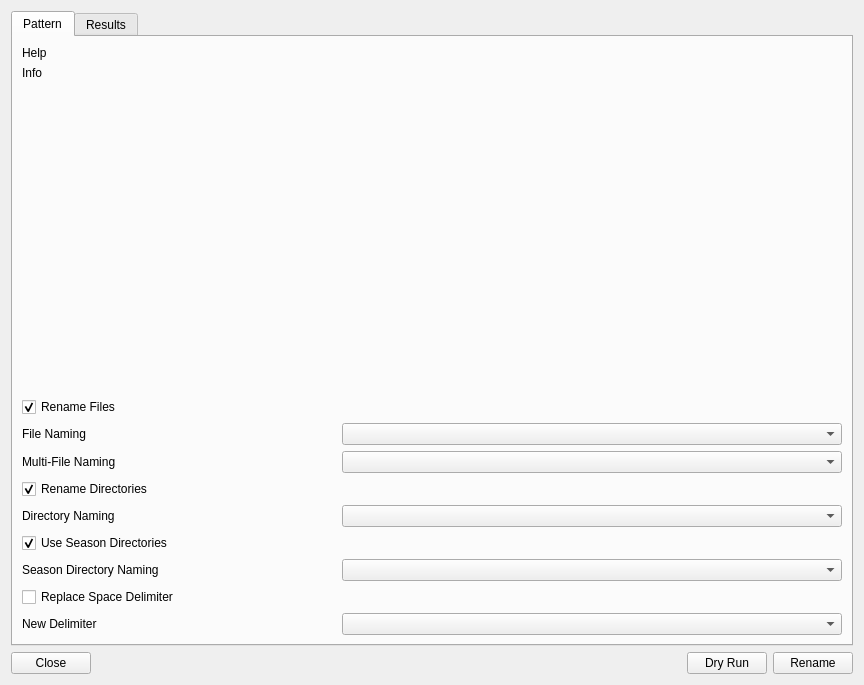
<?xml version="1.0" encoding="UTF-8"?>
<ui version="4.0">
 <class>RenamerDialog</class>
 <widget class="QDialog" name="RenamerDialog">
  <property name="windowModality">
   <enum>Qt::WindowModal</enum>
  </property>
  <property name="geometry">
   <rect>
    <x>0</x>
    <y>0</y>
    <width>864</width>
    <height>685</height>
   </rect>
  </property>
  <property name="windowTitle">
   <string>Renamer</string>
  </property>
  <property name="windowIcon">
   <iconset resource="../../../data/MediaElch.qrc">
    <normaloff>:/img/MediaElch.png</normaloff>:/img/MediaElch.png</iconset>
  </property>
  <property name="modal">
   <bool>true</bool>
  </property>
  <layout class="QVBoxLayout" name="verticalLayout" stretch="0,0">
   <item>
    <widget class="QTabWidget" name="tabWidget">
     <property name="currentIndex">
      <number>0</number>
     </property>
     <widget class="QWidget" name="tabPattern">
      <attribute name="title">
       <string>Pattern</string>
      </attribute>
      <layout class="QVBoxLayout" name="verticalLayout_2" stretch="0,0,1,0,0">
       <item>
        <widget class="QLabel" name="helpLabel">
         <property name="text">
          <string notr="true">Help</string>
         </property>
         <property name="wordWrap">
          <bool>true</bool>
         </property>
         <property name="openExternalLinks">
          <bool>true</bool>
         </property>
        </widget>
       </item>
       <item>
        <widget class="QLabel" name="infoLabel">
         <property name="text">
          <string notr="true">Info</string>
         </property>
         <property name="wordWrap">
          <bool>true</bool>
         </property>
        </widget>
       </item>
       <item>
        <widget class="RenamerPlaceholders" name="placeholders" native="true">
         <property name="minimumSize">
          <size>
           <width>0</width>
           <height>200</height>
          </size>
         </property>
        </widget>
       </item>
       <item>
        <layout class="QGridLayout" name="gridLayout">
         <item row="8" column="0">
          <widget class="QLabel" name="label_4">
           <property name="text">
            <string>New Delimiter</string>
           </property>
          </widget>
         </item>
         <item row="5" column="0">
          <widget class="QCheckBox" name="chkSeasonDirectories">
           <property name="text">
            <string>Use Season Directories</string>
           </property>
           <property name="checked">
            <bool>true</bool>
           </property>
          </widget>
         </item>
         <item row="1" column="1">
          <widget class="PlaceholderLineEdit" name="fileNaming">
           <property name="sizePolicy">
            <sizepolicy hsizetype="MinimumExpanding" vsizetype="Fixed">
             <horstretch>0</horstretch>
             <verstretch>0</verstretch>
            </sizepolicy>
           </property>
           <property name="minimumSize">
            <size>
             <width>200</width>
             <height>0</height>
            </size>
           </property>
           <property name="maximumSize">
            <size>
             <width>500</width>
             <height>16777215</height>
            </size>
           </property>
           <property name="currentText">
            <string notr="true"/>
           </property>
          </widget>
         </item>
         <item row="6" column="0">
          <widget class="QLabel" name="labelSeasonDirectory">
           <property name="text">
            <string>Season Directory Naming</string>
           </property>
          </widget>
         </item>
         <item row="8" column="1">
          <widget class="PlaceholderLineEdit" name="newDelimiterNaming">
           <property name="sizePolicy">
            <sizepolicy hsizetype="MinimumExpanding" vsizetype="Fixed">
             <horstretch>0</horstretch>
             <verstretch>0</verstretch>
            </sizepolicy>
           </property>
           <property name="minimumSize">
            <size>
             <width>200</width>
             <height>0</height>
            </size>
           </property>
           <property name="maximumSize">
            <size>
             <width>500</width>
             <height>16777215</height>
            </size>
           </property>
           <property name="layoutDirection">
            <enum>Qt::LeftToRight</enum>
           </property>
          </widget>
         </item>
         <item row="4" column="1">
          <widget class="PlaceholderLineEdit" name="directoryNaming">
           <property name="sizePolicy">
            <sizepolicy hsizetype="MinimumExpanding" vsizetype="Fixed">
             <horstretch>0</horstretch>
             <verstretch>0</verstretch>
            </sizepolicy>
           </property>
           <property name="minimumSize">
            <size>
             <width>200</width>
             <height>0</height>
            </size>
           </property>
           <property name="maximumSize">
            <size>
             <width>500</width>
             <height>16777215</height>
            </size>
           </property>
           <property name="currentText">
            <string notr="true"/>
           </property>
          </widget>
         </item>
         <item row="2" column="0">
          <widget class="QLabel" name="label_15">
           <property name="text">
            <string>Multi-File Naming</string>
           </property>
          </widget>
         </item>
         <item row="7" column="0">
          <widget class="QCheckBox" name="chkReplaceDelimiter">
           <property name="text">
            <string>Replace Space Delimiter</string>
           </property>
           <property name="checked">
            <bool>false</bool>
           </property>
          </widget>
         </item>
         <item row="0" column="0">
          <widget class="QCheckBox" name="chkFileNaming">
           <property name="text">
            <string>Rename Files</string>
           </property>
           <property name="checked">
            <bool>true</bool>
           </property>
          </widget>
         </item>
         <item row="1" column="0">
          <widget class="QLabel" name="label_2">
           <property name="text">
            <string>File Naming</string>
           </property>
          </widget>
         </item>
         <item row="3" column="0">
          <widget class="QCheckBox" name="chkDirectoryNaming">
           <property name="text">
            <string>Rename Directories</string>
           </property>
           <property name="checked">
            <bool>true</bool>
           </property>
          </widget>
         </item>
         <item row="4" column="0">
          <widget class="QLabel" name="label">
           <property name="text">
            <string>Directory Naming</string>
           </property>
          </widget>
         </item>
         <item row="2" column="1">
          <widget class="PlaceholderLineEdit" name="fileNamingMulti">
           <property name="sizePolicy">
            <sizepolicy hsizetype="MinimumExpanding" vsizetype="Fixed">
             <horstretch>0</horstretch>
             <verstretch>0</verstretch>
            </sizepolicy>
           </property>
           <property name="minimumSize">
            <size>
             <width>200</width>
             <height>0</height>
            </size>
           </property>
           <property name="maximumSize">
            <size>
             <width>500</width>
             <height>16777215</height>
            </size>
           </property>
           <property name="currentText">
            <string notr="true"/>
           </property>
          </widget>
         </item>
         <item row="6" column="1">
          <widget class="PlaceholderLineEdit" name="seasonNaming">
           <property name="sizePolicy">
            <sizepolicy hsizetype="MinimumExpanding" vsizetype="Fixed">
             <horstretch>0</horstretch>
             <verstretch>0</verstretch>
            </sizepolicy>
           </property>
           <property name="minimumSize">
            <size>
             <width>200</width>
             <height>0</height>
            </size>
           </property>
           <property name="maximumSize">
            <size>
             <width>500</width>
             <height>16777215</height>
            </size>
           </property>
           <property name="currentText">
            <string/>
           </property>
          </widget>
         </item>
        </layout>
       </item>
       <item>
        <spacer name="verticalSpacer">
         <property name="orientation">
          <enum>Qt::Vertical</enum>
         </property>
         <property name="sizeHint" stdset="0">
          <size>
           <width>20</width>
           <height>0</height>
          </size>
         </property>
        </spacer>
       </item>
      </layout>
     </widget>
     <widget class="QWidget" name="tabResults">
      <attribute name="title">
       <string>Results</string>
      </attribute>
      <layout class="QVBoxLayout" name="verticalLayout_3">
       <property name="leftMargin">
        <number>0</number>
       </property>
       <property name="topMargin">
        <number>0</number>
       </property>
       <property name="rightMargin">
        <number>0</number>
       </property>
       <property name="bottomMargin">
        <number>0</number>
       </property>
       <item>
        <widget class="QTableWidget" name="resultsTable">
         <property name="frameShape">
          <enum>QFrame::NoFrame</enum>
         </property>
         <property name="frameShadow">
          <enum>QFrame::Plain</enum>
         </property>
         <property name="editTriggers">
          <set>QAbstractItemView::NoEditTriggers</set>
         </property>
         <attribute name="horizontalHeaderVisible">
          <bool>false</bool>
         </attribute>
         <attribute name="horizontalHeaderDefaultSectionSize">
          <number>100</number>
         </attribute>
         <attribute name="verticalHeaderVisible">
          <bool>false</bool>
         </attribute>
         <attribute name="verticalHeaderMinimumSectionSize">
          <number>22</number>
         </attribute>
         <attribute name="verticalHeaderDefaultSectionSize">
          <number>22</number>
         </attribute>
         <column>
          <property name="text">
           <string notr="true">Neue Spalte</string>
          </property>
         </column>
         <column>
          <property name="text">
           <string notr="true">Neue Spalte</string>
          </property>
         </column>
         <column>
          <property name="text">
           <string notr="true">Neue Spalte</string>
          </property>
         </column>
        </widget>
       </item>
       <item>
        <widget class="QTextEdit" name="results">
         <property name="maximumSize">
          <size>
           <width>16777215</width>
           <height>110</height>
          </size>
         </property>
         <property name="frameShape">
          <enum>QFrame::NoFrame</enum>
         </property>
         <property name="frameShadow">
          <enum>QFrame::Plain</enum>
         </property>
         <property name="readOnly">
          <bool>true</bool>
         </property>
         <property name="html">
          <string notr="true">&lt;!DOCTYPE HTML PUBLIC &quot;-//W3C//DTD HTML 4.0//EN&quot; &quot;http://www.w3.org/TR/REC-html40/strict.dtd&quot;&gt;
&lt;html&gt;&lt;head&gt;&lt;meta name=&quot;qrichtext&quot; content=&quot;1&quot; /&gt;&lt;meta charset=&quot;utf-8&quot; /&gt;&lt;style type=&quot;text/css&quot;&gt;
p, li { white-space: pre-wrap; }
hr { height: 1px; border-width: 0; }
li.unchecked::marker { content: &quot;\2610&quot;; }
li.checked::marker { content: &quot;\2612&quot;; }
&lt;/style&gt;&lt;/head&gt;&lt;body style=&quot; font-family:'Hermit'; font-size:10pt; font-weight:300; font-style:normal;&quot;&gt;
&lt;p style=&quot;-qt-paragraph-type:empty; margin-top:0px; margin-bottom:0px; margin-left:0px; margin-right:0px; -qt-block-indent:0; text-indent:0px; font-family:'.SF NS Text'; font-size:13pt; font-weight:400;&quot;&gt;&lt;br /&gt;&lt;/p&gt;&lt;/body&gt;&lt;/html&gt;</string>
         </property>
        </widget>
       </item>
      </layout>
     </widget>
    </widget>
   </item>
   <item>
    <layout class="QHBoxLayout" name="horizontalLayout">
     <item>
      <widget class="QPushButton" name="btnClose">
       <property name="text">
        <string>Close</string>
       </property>
       <property name="autoDefault">
        <bool>false</bool>
       </property>
      </widget>
     </item>
     <item>
      <spacer name="horizontalSpacer">
       <property name="orientation">
        <enum>Qt::Horizontal</enum>
       </property>
       <property name="sizeHint" stdset="0">
        <size>
         <width>40</width>
         <height>20</height>
        </size>
       </property>
      </spacer>
     </item>
     <item>
      <widget class="QPushButton" name="btnDryRun">
       <property name="text">
        <string>Dry Run</string>
       </property>
       <property name="autoDefault">
        <bool>false</bool>
       </property>
      </widget>
     </item>
     <item>
      <widget class="QPushButton" name="btnRename">
       <property name="text">
        <string>Rename</string>
       </property>
       <property name="autoDefault">
        <bool>false</bool>
       </property>
      </widget>
     </item>
    </layout>
   </item>
  </layout>
 </widget>
 <customwidgets>
  <customwidget>
   <class>PlaceholderLineEdit</class>
   <extends>QComboBox</extends>
   <header location="global">ui/small_widgets/PlaceholderLineEdit.h</header>
  </customwidget>
  <customwidget>
   <class>RenamerPlaceholders</class>
   <extends>QWidget</extends>
   <header>ui/renamer/RenamerPlaceholders.h</header>
   <container>1</container>
  </customwidget>
 </customwidgets>
 <tabstops>
  <tabstop>chkFileNaming</tabstop>
  <tabstop>fileNaming</tabstop>
  <tabstop>fileNamingMulti</tabstop>
  <tabstop>chkDirectoryNaming</tabstop>
  <tabstop>directoryNaming</tabstop>
  <tabstop>chkSeasonDirectories</tabstop>
  <tabstop>btnClose</tabstop>
  <tabstop>btnDryRun</tabstop>
  <tabstop>btnRename</tabstop>
 </tabstops>
 <resources>
  <include location="../../../data/MediaElch.qrc"/>
 </resources>
 <connections>
  <connection>
   <sender>btnClose</sender>
   <signal>clicked()</signal>
   <receiver>RenamerDialog</receiver>
   <slot>reject()</slot>
   <hints>
    <hint type="sourcelabel">
     <x>89</x>
     <y>655</y>
    </hint>
    <hint type="destinationlabel">
     <x>375</x>
     <y>286</y>
    </hint>
   </hints>
  </connection>
 </connections>
</ui>
